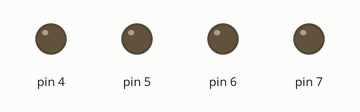
Bench run of a sketch on a simulated Arduino Uno, built with avr-gcc and run on an emulated ATmega328P. On the bench: output pins drawn as LEDs (lit = HIGH).

Above: at 0.2 s.
At 1.2 s:
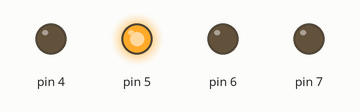
At 1.7 s:
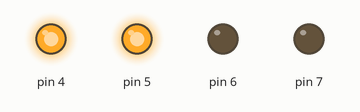
At 2.7 s:
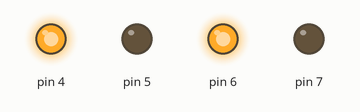
At 4.2 s:
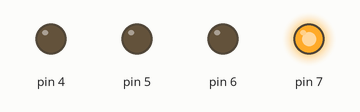
At 5.7 s:
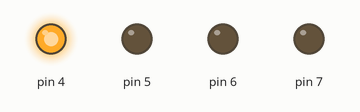
Timing chart, 0 to 6.5 s (numbered marks = the images above):
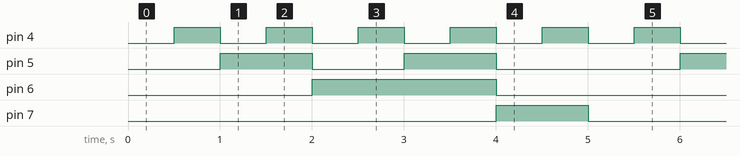

Measured:
- by itself, pin 4: alternates HIGH for 0.50 s and LOW for 0.50 s
- by itself, pin 5: repeats every 5.0 s: LOW 1.0 s, HIGH 1.0 s, LOW 2.0 s, HIGH 1.0 s
- by itself, pin 6: alternates HIGH for 2.0 s and LOW for 3.0 s
- by itself, pin 7: alternates HIGH for 1.0 s and LOW for 4.0 s

The sketch:

manual_7seg_drive.ino
```cpp
void setup() {
  pinMode(7, OUTPUT);
  pinMode(6, OUTPUT);
  pinMode(5, OUTPUT);
  pinMode(4, OUTPUT);
}

void loop() {
  digitalWrite(7, 0);
  digitalWrite(6, 0);
  digitalWrite(5, 0);
  digitalWrite(4, 0);
  delay(500);
  digitalWrite(7, 0);
  digitalWrite(6, 0);
  digitalWrite(5, 0);
  digitalWrite(4, 1);
  delay(500);
  digitalWrite(7, 0);
  digitalWrite(6, 0);
  digitalWrite(5, 1);
  digitalWrite(4, 0);
  delay(500);
  digitalWrite(7, 0);
  digitalWrite(6, 0);
  digitalWrite(5, 1);
  digitalWrite(4, 1);
  delay(500);
  digitalWrite(7, 0);
  digitalWrite(6, 1);
  digitalWrite(5, 0);
  digitalWrite(4, 0);
  delay(500);
  digitalWrite(7, 0);
  digitalWrite(6, 1);
  digitalWrite(5, 0);
  digitalWrite(4, 1);
  delay(500);
  digitalWrite(7, 0);
  digitalWrite(6, 1);
  digitalWrite(5, 1);
  digitalWrite(4, 0);
  delay(500);
  digitalWrite(7, 0);
  digitalWrite(6, 1);
  digitalWrite(5, 1);
  digitalWrite(4, 1);
  delay(500);
  digitalWrite(7, 1);
  digitalWrite(6, 0);
  digitalWrite(5, 0);
  digitalWrite(4, 0);
  delay(500);
  digitalWrite(7, 1);
  digitalWrite(6, 0);
  digitalWrite(5, 0);
  digitalWrite(4, 1);
  delay(500);
}
```
